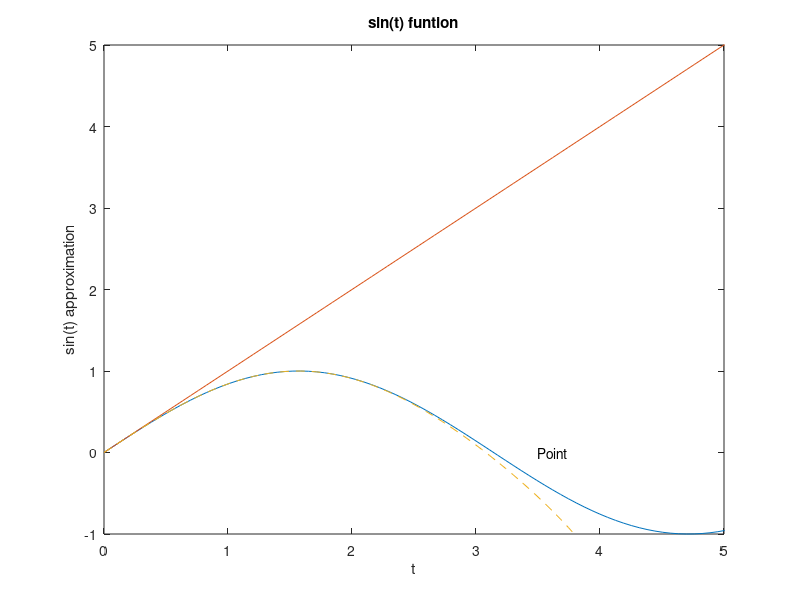

The MATLAB script that drew this image: (Note: this script raises an error after producing the figure.)
t=linspace(0,2*pi,100);
y1=sin(t); y2=t;
y3=t-(t.^3)/6+(t.^5)/120-(t.^7)/5040;
plot(t,y1);
hold on;
plot(t,y2,'-');
hold on;
plot(t,y3,'--');
hold on
axis([0 5 -1 5])
xlabel('t')
ylabel('sin(t) approximation')
title('sin(t) funtion')
text(3.5,0,'Point')
gtext('Linear Graph Separates')
gtext('Sin Graph Seperates')
grid
legend('y1','y2','y3')